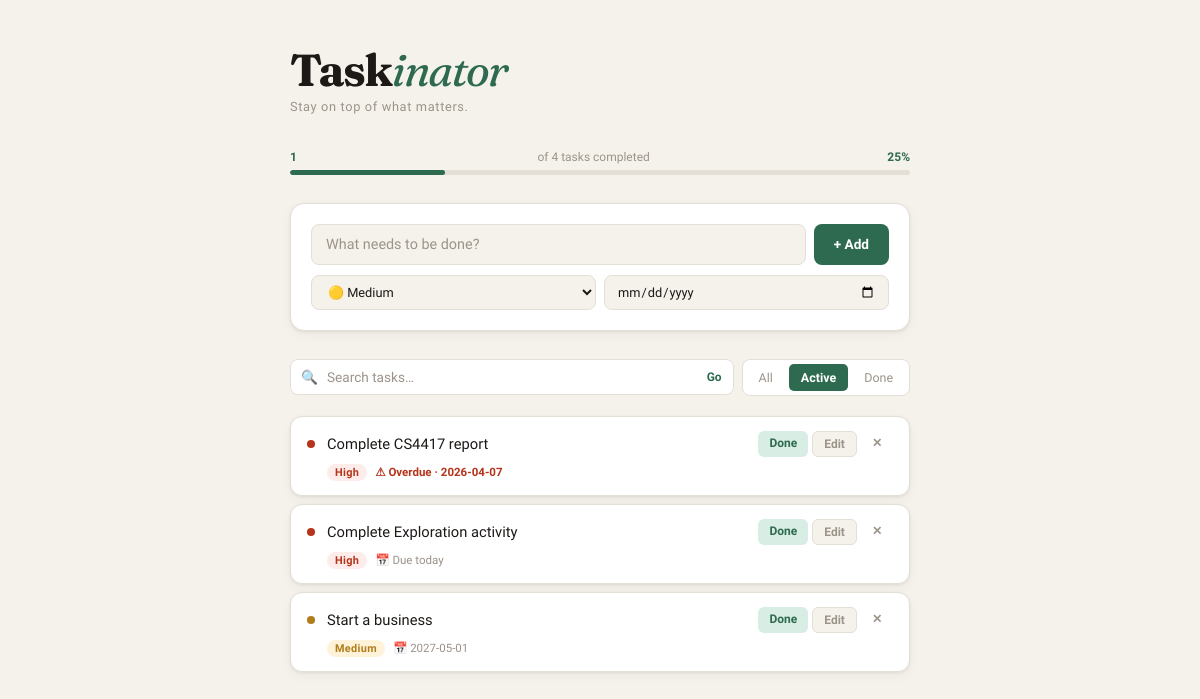
Page /?filter=active&q= on the committed database.
### tables this page shows
CREATE TABLE tasks (
            id       INTEGER PRIMARY KEY AUTOINCREMENT,
            title    TEXT    NOT NULL,
            done     INTEGER NOT NULL DEFAULT 0,
            priority TEXT    NOT NULL DEFAULT 'medium',
            due_date TEXT
        );

### app.py (the view)
@app.route("/")
def index():
    conn = get_db()
    status_filter = request.args.get("filter", "all")
    search_query  = request.args.get("q", "").strip()
    sql    = "SELECT * FROM tasks WHERE 1=1"
    params = []
    if status_filter == "active":
        sql += " AND done = 0"
    elif status_filter == "done":
        sql += " AND done = 1"
    if search_query:
        sql += " AND title LIKE ?"
        params.append(f"%{search_query}%")
    sql += " ORDER BY done ASC, due_date ASC NULLS LAST, id DESC"
    tasks      = conn.execute(sql, params).fetchall()
    total      = conn.execute("SELECT COUNT(*) FROM tasks").fetchone()[0]
    done_count = conn.execute("SELECT COUNT(*) FROM tasks WHERE done = 1").fetchone()[0]
    conn.close()
    today = date.today().isoformat()
    return render_template(
        "index.html",
        tasks=tasks,
        total=total,
        done_count=done_count,
        today=today,
        filter=status_filter,
        q=search_query,
    )

### app.py (called while the page is built)
def get_db():
    conn = sqlite3.connect(DB)
    conn.row_factory = sqlite3.Row
    return conn

### templates/index.html (shortened to what this page needs)
<!DOCTYPE html>
<html lang="en">
<head>
</head>
<body>
<div class="container">
    <header>
        <h1>Task<em>inator</em></h1>
        <p>Stay on top of what matters.</p>
    </header>
    {% if total > 0 %}
    <div class="progress-wrap">
        <div class="progress-meta">
            <span>{{ done_count }}</span>&nbsp;of {{ total }} tasks completed
            <span>{{ ((done_count / total) * 100) | int }}%</span>
        </div>
        <div class="progress-bar">
            <div class="progress-fill" style="width: {{ ((done_count / total) * 100) | int }}%"></div>
        </div>
    </div>
    {% endif %}
    <div class="add-card">
        <form action="/add" method="POST">
            <div class="add-row">
                <input type="text" name="title" placeholder="What needs to be done?" required autocomplete="off">
                <button type="submit">+ Add</button>
            </div>
            <div class="add-meta">
                <select name="priority">
                    <option value="medium" selected>🟡 Medium</option>
                </select>
                <input type="date" name="due_date">
            </div>
        </form>
    </div>
    <div class="controls">
        <form class="search-wrap" method="GET" action="/">
            <span class="search-icon">🔍</span>
            <input type="text" name="q" placeholder="Search tasks…" value="{{ q }}" autocomplete="off">
            {% if q %}
                <button type="button" onclick="window.location='/?filter={{ filter }}'">✕</button>
            {% else %}
                <button type="submit">Go</button>
            {% endif %}
        </form>
        <div class="filter-tabs">
            <a href="/?filter=all&q={{ q }}"    class="{{ 'active' if filter == 'all' }}">All</a>
            <a href="/?filter=active&q={{ q }}" class="{{ 'active' if filter == 'active' }}">Active</a>
            <a href="/?filter=done&q={{ q }}"   class="{{ 'active' if filter == 'done' }}">Done</a>
        </div>
    </div>
    {% if tasks %}
        <ul class="task-list">
            {% for task in tasks %}
            <li class="task-item {% if task['done'] %}done{% endif %}" id="task-{{ task['id'] }}">
                <div class="task-main">
                    <span class="priority-dot {{ task['priority'] }}"></span>
                    <span class="task-title">{{ task["title"] }}</span>
                    <div class="task-actions">
                        {% if task["done"] %}
                            <a class="btn btn-undo" href="/complete/{{ task['id'] }}?filter={{ filter }}&q={{ q }}">Undo</a>
                        {% else %}
                            <a class="btn btn-done" href="/complete/{{ task['id'] }}?filter={{ filter }}&q={{ q }}">Done</a>
                            <button class="btn btn-edit" onclick="toggleEdit({{ task['id'] }})">Edit</button>
                        {% endif %}
                        <a class="btn btn-delete" href="/delete/{{ task['id'] }}?filter={{ filter }}&q={{ q }}">✕</a>
                    </div>
                </div>
                <div class="task-meta">
                    <span class="badge {{ task['priority'] }}">{{ task['priority'] | capitalize }}</span>
                    {% if task['due_date'] %}
                        <span class="due-date {% if task['due_date'] < today and not task['done'] %}overdue{% endif %}">
                            {% if task['due_date'] < today and not task['done'] %}
                                ⚠ Overdue · {{ task['due_date'] }}
                            {% elif task['due_date'] == today %}
                                📅 Due today
                            {% else %}
                                📅 {{ task['due_date'] }}
                            {% endif %}
                        </span>
                    {% endif %}
                </div>
            </li>
            {% endfor %}
        </ul>
    {% else %}
        <div class="empty">
            <span class="icon">✦</span>
            <p>{% if q %}No tasks match "{{ q }}".{% else %}Nothing here yet — add your first task.{% endif %}</p>
        </div>
    {% endif %}
</div>
</body>
</html>

### rows in the picture
tasks: title "Complete CS4417 report", priority "High", due_date "2026-04-07"
tasks: title "Complete Exploration activity", priority "High", due_date "📅 Due today"
tasks: title "Start a business", priority "Medium", due_date "2027-05-01"

### other values in the picture
{{ done_count }} "1"
{{ total }} "4"
{{ ((done_count / total) * 100) | int }} "25"
